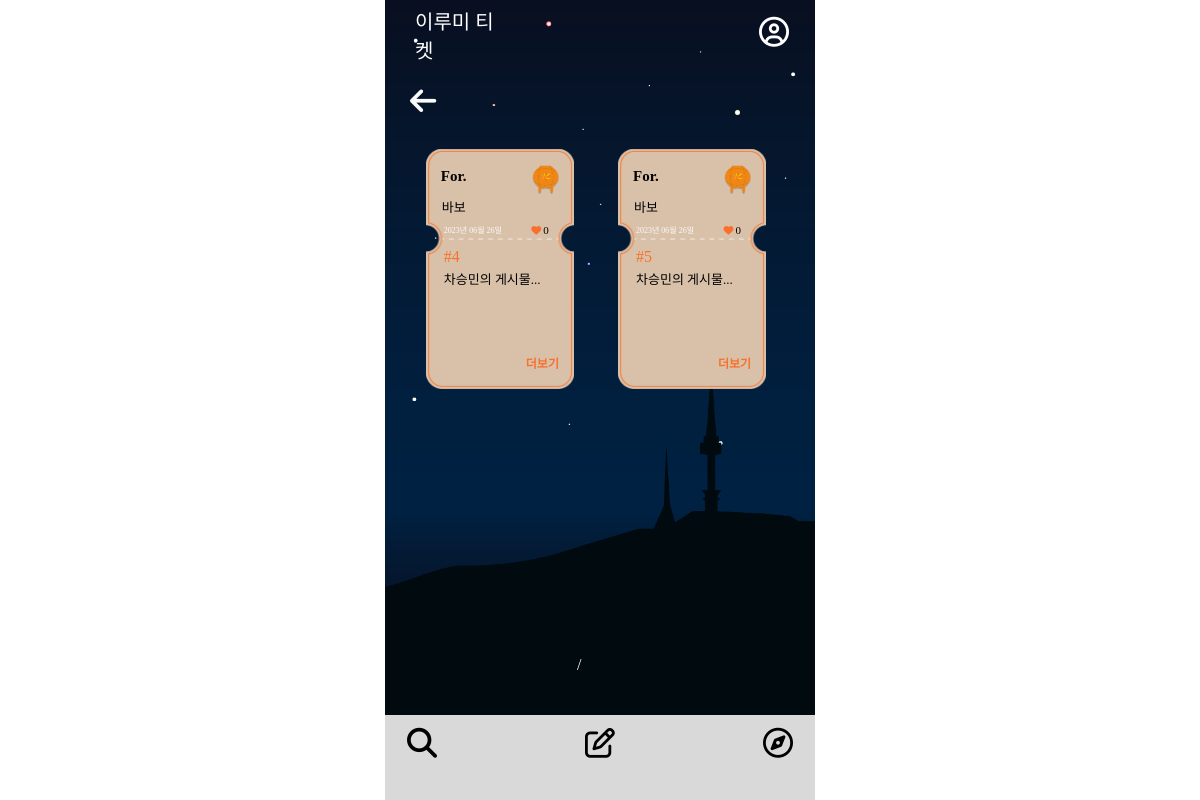
Page /mypage/myticketlist/22 (signed in) on the earlier database version.
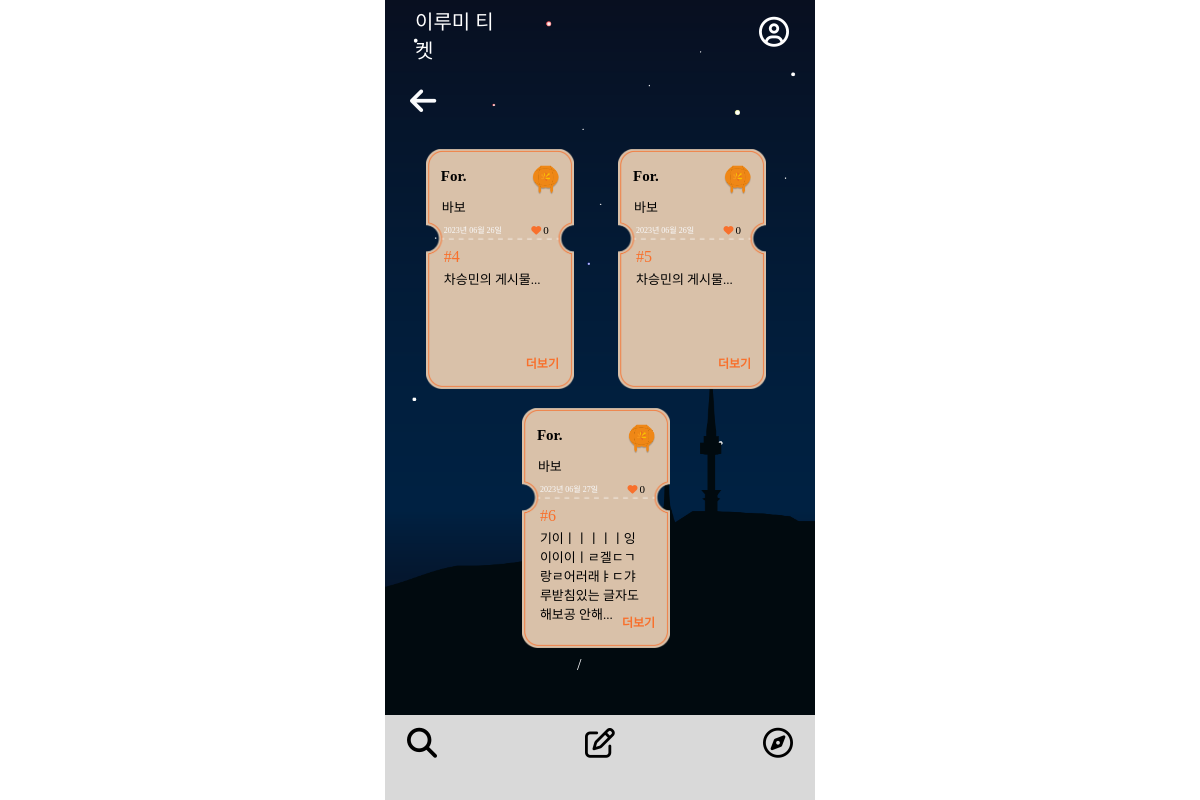
Same page on the later database version.
### mainpage/models.py (models this page shows, shortened)
class Ticket(models.Model):
    writer = models.ForeignKey(User, null=False, blank=False, on_delete=models.CASCADE)
    pub_date = models.DateTimeField()
    body = models.TextField()
    like = models.ManyToManyField(User, related_name='likes', blank=True)
    like_count = models.PositiveIntegerField(default=0)
    report_count = models.PositiveIntegerField(default=0)
    def summary(self):
        return self.body[:40]

### accounts/models.py (models this page shows)
class Profile(models.Model):
    user = models.OneToOneField(User, on_delete=models.CASCADE)
    nickname = models.TextField(max_length=10)

### mypage/views.py (the view)
# urls.py: path('myticketlist/<int:id>', myticketlist, name="myticketlist"),
def myticketlist(request, id):
    if not request.user.is_authenticated:
        return render(request, 'accounts/login_required.html')
    else:
        tickets = Ticket.objects.filter(writer=request.user)
        ticket_list = Ticket.objects.order_by('-like_count')
        paginator = Paginator(ticket_list, 4)
        page = request.GET.get('page')
        return render(request, 'mypage/myticketlist.html', {'tickets': tickets})

### mypage/templates/mypage/myticketlist.html (shortened to what this page needs)
{% extends 'base.html' %}
{% block content %}
        <head>
            <link rel="stylesheet" href="/static/css/ticketlistnew.css">
        </head>
<body>
<div class="wallpaper">
    <section class="first">
        <div class="backk">
            <a class="back" href="{% url 'mainpage:mainpage' %}"><i class="fa-solid fa-arrow-left" style="color: #FAFBFD;"></i></a>
        </div>
    </section>
<div class="card_container">
    {% for ticket in tickets %}
    <div class="card">
        <div class="card-body">
            <div class="card-fline">
                <div class="user-info">
                    <div class="for">For.</div>
                    <div class="lanterncolor">
                    {% if ticket.like_count >= 10 %}
                    <img src="../static/css/image/light.png" class="light" alt="티켓 이미지">
                    {% else %}
                    <img src="../static/css/image/original.png" class= "light" alt="티켓 이미지">
                    {% endif %}
                    </div>
                </div>
            </div>
                <div class="nickname">{{ticket.writer.profile.nickname}}</div>
            <div class="card-sline">
            <span class="date">{{ ticket.pub_date|date:"Y년 m월 d일" }}</span>
            <span class="like"><i class="fa-solid fa-heart" style="color: #f8702c;"></i><a class="like_count">{{ticket.like_count}}</a></span>
            </div>
            <h4 class="number"> #{{ticket.id}} </h4>
            {% if ticket.report_count >= 3 %}
                <h5 class="report-message">3회 이상 신고되어 관리자가 확인 중인 게시글입니다.</h5>
            {% else %}
                <h4 class="card-text">{{ticket.summary}}... </h4>
            {% endif %}
            <a href="{%url 'mainpage:detail' ticket.id %}" class="more">더보기</a>
        </div>
    </div>
    {% endfor %}
</div>
        <div class="order">
            <span class="stand">/</span>
        </div>
    </div>
    <nav class="footer-container">
        <ul class="icons">
            <li><a href="{% url 'mainpage:ticketlistnew' %}"><i class="fa-solid fa-magnifying-glass" style="color: #000000;"></i></a></li>
            <li><a href="{% url 'mainpage:new' %}"><i class="fa-regular fa-pen-to-square" style="color: #000000;"></i></a></li>
            <li><a href="{% url 'qnapage:qnalistrecent' %}"><i class="fa-regular fa-compass" style="color: #000000;"></i></a></li>
        </ul>
    </nav>
</div>
</body>
{% endblock %}

Differences in the rows shown:
added Ticket: writer.profile.nickname "바보", pub_date "2023년 06월 27일", like_count "0", id "6", summary "기이ㅣㅣㅣㅣㅣ잉이이이ㅣㄹ겔ㄷㄱ랑ㄹ어러래ㅑㄷ갸루받침있는 글자도 해보공 안해"
